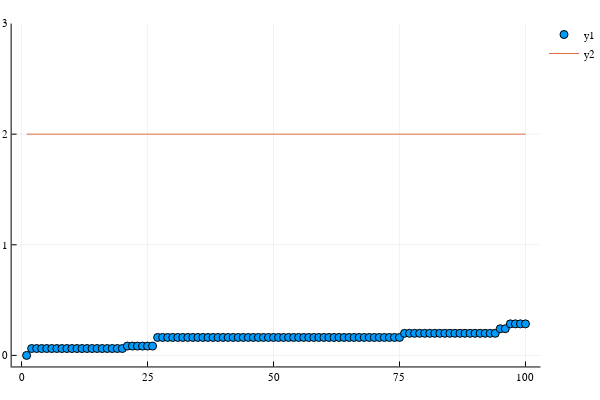

Write notebook code for a chart like this one.
### Code cell
using Plots
plotlyjs()
scatter(seq,ylims=(-0.1,M+1))
plot!([i for i in 1:length(seq)], [M for i in 1:length(seq)])

### Figure 1 — Plotly figure (JSON) as saved in the notebook; plotly's stock layout.template omitted (floating-point values rounded to 4 significant figures)
{"data": [{"colorbar": {"title": ""}, "marker": {"color": ["rgba(0, 154, 250, 1.000)", "rgba(0, 154, 250, 1.000)", "rgba(0, 154, 250, 1.000)", "rgba(0, 154, 250, 1.000)", "rgba(0, 154, 250, 1.000)", "rgba(0, 154, 250, 1.000)", "rgba(0, 154, 250, 1.000)", "rgba(0, 154, 250, 1.000)", "rgba(0, 154, 250, 1.000)", "rgba(0, 154, 250, 1.000)", "rgba(0, 154, 250, 1.000)", "rgba(0, 154, 250, 1.000)", "rgba(0, 154, 250, 1.000)", "rgba(0, 154, 250, 1.000)", "rgba(0, 154, 250, 1.000)", "rgba(0, 154, 250, 1.000)", "rgba(0, 154, 250, 1.000)", "rgba(0, 154, 250, 1.000)", "rgba(0, 154, 250, 1.000)", "rgba(0, 154, 250, 1.000)", "rgba(0, 154, 250, 1.000)", "rgba(0, 154, 250, 1.000)", "rgba(0, 154, 250, 1.000)", "rgba(0, 154, 250, 1.000)", "rgba(0, 154, 250, 1.000)", "rgba(0, 154, 250, 1.000)", "rgba(0, 154, 250, 1.000)", "rgba(0, 154, 250, 1.000)", "rgba(0, 154, 250, 1.000)", "rgba(0, 154, 250, 1.000)", "rgba(0, 154, 250, 1.000)", "rgba(0, 154, 250, 1.000)", "rgba(0, 154, 250, 1.000)", "rgba(0, 154, 250, 1.000)", "rgba(0, 154, 250, 1.000)", "rgba(0, 154, 250, 1.000)", "rgba(0, 154, 250, 1.000)", "rgba(0, 154, 250, 1.000)", "rgba(0, 154, 250, 1.000)", "rgba(0, 154, 250, 1.000)", "rgba(0, 154, 250, 1.000)", "rgba(0, 154, 250, 1.000)", "rgba(0, 154, 250, 1.000)", "rgba(0, 154, 250, 1.000)", "rgba(0, 154, 250, 1.000)", "rgba(0, 154, 250, 1.000)", "rgba(0, 154, 250, 1.000)", "rgba(0, 154, 250, 1.000)", "rgba(0, 154, 250, 1.000)", "rgba(0, 154, 250, 1.000)", "rgba(0, 154, 250, 1.000)", "rgba(0, 154, 250, 1.000)", "rgba(0, 154, 250, 1.000)", "rgba(0, 154, 250, 1.000)", "rgba(0, 154, 250, 1.000)", "rgba(0, 154, 250, 1.000)", "rgba(0, 154, 250, 1.000)", "rgba(0, 154, 250, 1.000)", "rgba(0, 154, 250, 1.000)", "rgba(0, 154, 250, 1.000)", "rgba(0, 154, 250, 1.000)", "rgba(0, 154, 250, 1.000)", "rgba(0, 154, 250, 1.000)", "rgba(0, 154, 250, 1.000)", "rgba(0, 154, 250, 1.000)", "rgba(0, 154, 250, 1.000)", "rgba(0, 154, 250, 1.000)", "rgba(0, 154, 250, 1.000)", "rgba(0, 154, 250, 1.000)", "rgba(0, 154, 250, 1.000)", "rgba(0, 154, 250, 1.000)", "rgba(0, 154, 250, 1.000)", "rgba(0, 154, 250, 1.000)", "rgba(0, 154, 250, 1.000)", "rgba(0, 154, 250, 1.000)", "rgba(0, 154, 250, 1.000)", "rgba(0, 154, 250, 1.000)", "rgba(0, 154, 250, 1.000)", "rgba(0, 154, 250, 1.000)", "rgba(0, 154, 250, 1.000)", "rgba(0, 154, 250, 1.000)", "rgba(0, 154, 250, 1.000)", "rgba(0, 154, 250, 1.000)", "rgba(0, 154, 250, 1.000)", "rgba(0, 154, 250, 1.000)", "rgba(0, 154, 250, 1.000)", "rgba(0, 154, 250, 1.000)", "rgba(0, 154, 250, 1.000)", "rgba(0, 154, 250, 1.000)", "rgba(0, 154, 250, 1.000)", "rgba(0, 154, 250, 1.000)", "rgba(0, 154, 250, 1.000)", "rgba(0, 154, 250, 1.000)", "rgba(0, 154, 250, 1.000)", "rgba(0, 154, 250, 1.000)", "rgba(0, 154, 250, 1.000)", "rgba(0, 154, 250, 1.000)", "rgba(0, 154, 250, 1.000)", "rgba(0, 154, 250, 1.000)", "rgba(0, 154, 250, 1.000)"], "line": {"color": ["rgba(0, 0, 0, 1.000)", "rgba(0, 0, 0, 1.000)", "rgba(0, 0, 0, 1.000)", "rgba(0, 0, 0, 1.000)", "rgba(0, 0, 0, 1.000)", "rgba(0, 0, 0, 1.000)", "rgba(0, 0, 0, 1.000)", "rgba(0, 0, 0, 1.000)", "rgba(0, 0, 0, 1.000)", "rgba(0, 0, 0, 1.000)", "rgba(0, 0, 0, 1.000)", "rgba(0, 0, 0, 1.000)", "rgba(0, 0, 0, 1.000)", "rgba(0, 0, 0, 1.000)", "rgba(0, 0, 0, 1.000)", "rgba(0, 0, 0, 1.000)", "rgba(0, 0, 0, 1.000)", "rgba(0, 0, 0, 1.000)", "rgba(0, 0, 0, 1.000)", "rgba(0, 0, 0, 1.000)", "rgba(0, 0, 0, 1.000)", "rgba(0, 0, 0, 1.000)", "rgba(0, 0, 0, 1.000)", "rgba(0, 0, 0, 1.000)", "rgba(0, 0, 0, 1.000)", "rgba(0, 0, 0, 1.000)", "rgba(0, 0, 0, 1.000)", "rgba(0, 0, 0, 1.000)", "rgba(0, 0, 0, 1.000)", "rgba(0, 0, 0, 1.000)", "rgba(0, 0, 0, 1.000)", "rgba(0, 0, 0, 1.000)", "rgba(0, 0, 0, 1.000)", "rgba(0, 0, 0, 1.000)", "rgba(0, 0, 0, 1.000)", "rgba(0, 0, 0, 1.000)", "rgba(0, 0, 0, 1.000)", "rgba(0, 0, 0, 1.000)", "rgba(0, 0, 0, 1.000)", "rgba(0, 0, 0, 1.000)", "rgba(0, 0, 0, 1.000)", "rgba(0, 0, 0, 1.000)", "rgba(0, 0, 0, 1.000)", "rgba(0, 0, 0, 1.000)", "rgba(0, 0, 0, 1.000)", "rgba(0, 0, 0, 1.000)", "rgba(0, 0, 0, 1.000)", "rgba(0, 0, 0, 1.000)", "rgba(0, 0, 0, 1.000)", "rgba(0, 0, 0, 1.000)", "rgba(0, 0, 0, 1.000)", "rgba(0, 0, 0, 1.000)", "rgba(0, 0, 0, 1.000)", "rgba(0, 0, 0, 1.000)", "rgba(0, 0, 0, 1.000)", "rgba(0, 0, 0, 1.000)", "rgba(0, 0, 0, 1.000)", "rgba(0, 0, 0, 1.000)", "rgba(0, 0, 0, 1.000)", "rgba(0, 0, 0, 1.000)", "rgba(0, 0, 0, 1.000)", "rgba(0, 0, 0, 1.000)", "rgba(0, 0, 0, 1.000)", "rgba(0, 0, 0, 1.000)", "rgba(0, 0, 0, 1.000)", "rgba(0, 0, 0, 1.000)", "rgba(0, 0, 0, 1.000)", "rgba(0, 0, 0, 1.000)", "rgba(0, 0, 0, 1.000)", "rgba(0, 0, 0, 1.000)", "rgba(0, 0, 0, 1.000)", "rgba(0, 0, 0, 1.000)", "rgba(0, 0, 0, 1.000)", "rgba(0, 0, 0, 1.000)", "rgba(0, 0, 0, 1.000)", "rgba(0, 0, 0, 1.000)", "rgba(0, 0, 0, 1.000)", "rgba(0, 0, 0, 1.000)", "rgba(0, 0, 0, 1.000)", "rgba(0, 0, 0, 1.000)", "rgba(0, 0, 0, 1.000)", "rgba(0, 0, 0, 1.000)", "rgba(0, 0, 0, 1.000)", "rgba(0, 0, 0, 1.000)", "rgba(0, 0, 0, 1.000)", "rgba(0, 0, 0, 1.000)", "rgba(0, 0, 0, 1.000)", "rgba(0, 0, 0, 1.000)", "rgba(0, 0, 0, 1.000)", "rgba(0, 0, 0, 1.000)", "rgba(0, 0, 0, 1.000)", "rgba(0, 0, 0, 1.000)", "rgba(0, 0, 0, 1.000)", "rgba(0, 0, 0, 1.000)", "rgba(0, 0, 0, 1.000)", "rgba(0, 0, 0, 1.000)", "rgba(0, 0, 0, 1.000)", "rgba(0, 0, 0, 1.000)", "rgba(0, 0, 0, 1.000)", "rgba(0, 0, 0, 1.000)"], "width": 1}, "size": 8, "symbol": "circle"}, "mode": "markers", "name": "y1", "showlegend": true, "type": "scatter", "x": [1, 2, 3, 4, 5, 6, 7, 8, 9, 10, 11, 12, 13, 14, 15, 16, 17, 18, 19, 20, 21, 22, 23, 24, 25, 26, 27, 28, 29, 30, 31, 32, 33, 34, 35, 36, 37, 38, 39, 40, 41, 42, 43, 44, 45, 46, 47, 48, 49, 50, 51, 52, 53, 54, 55, 56, 57, 58, 59, 60, 61, 62, 63, 64, 65, 66, 67, 68, 69, 70, 71, 72, 73, 74, 75, 76, 77, 78, 79, 80, 81, 82, 83, 84, 85, 86, 87, 88, 89, 90, 91, 92, 93, 94, 95, 96, 97, 98, 99, 100], "xaxis": "x1", "y": [0, 0.06213, 0.06213, 0.06213, 0.06213, 0.06213, 0.06213, 0.06213, 0.06213, 0.06213, 0.06213, 0.06213, 0.06213, 0.06213, 0.06213, 0.06213, 0.06213, 0.06213, 0.06213, 0.06213, 0.08409, 0.08409, 0.08409, 0.08409, 0.08409, 0.08409, 0.1625, 0.1625, 0.1625, 0.1625, 0.1625, 0.1625, 0.1625, 0.1625, 0.1625, 0.1625, 0.1625, 0.1625, 0.1625, 0.1625, 0.1625, 0.1625, 0.1625, 0.1625, 0.1625, 0.1625, 0.1625, 0.1625, 0.1625, 0.1625, 0.1625, 0.1625, 0.1625, 0.1625, 0.1625, 0.1625, 0.1625, 0.1625, 0.1625, 0.1625, 0.1625, 0.1625, 0.1625, 0.1625, 0.1625, 0.1625, 0.1625, 0.1625, 0.1625, 0.1625, 0.1625, 0.1625, 0.1625, 0.1625, 0.1625, 0.1997, 0.1997, 0.1997, 0.1997, 0.1997, 0.1997, 0.1997, 0.1997, 0.1997, 0.1997, 0.1997, 0.1997, 0.1997, 0.1997, 0.1997, 0.1997, 0.1997, 0.1997, 0.1997, 0.241, 0.241, 0.2849, 0.2849, 0.2849, 0.2849], "yaxis": "y1"}, {"colorbar": {"title": ""}, "line": {"color": "rgba(227, 111, 71, 1.000)", "dash": "solid", "shape": "linear", "width": 1}, "mode": "lines", "name": "y2", "showlegend": true, "type": "scatter", "x": [1, 2, 3, 4, 5, 6, 7, 8, 9, 10, 11, 12, 13, 14, 15, 16, 17, 18, 19, 20, 21, 22, 23, 24, 25, 26, 27, 28, 29, 30, 31, 32, 33, 34, 35, 36, 37, 38, 39, 40, 41, 42, 43, 44, 45, 46, 47, 48, 49, 50, 51, 52, 53, 54, 55, 56, 57, 58, 59, 60, 61, 62, 63, 64, 65, 66, 67, 68, 69, 70, 71, 72, 73, 74, 75, 76, 77, 78, 79, 80, 81, 82, 83, 84, 85, 86, 87, 88, 89, 90, 91, 92, 93, 94, 95, 96, 97, 98, 99, 100], "xaxis": "x1", "y": [2, 2, 2, 2, 2, 2, 2, 2, 2, 2, 2, 2, 2, 2, 2, 2, 2, 2, 2, 2, 2, 2, 2, 2, 2, 2, 2, 2, 2, 2, 2, 2, 2, 2, 2, 2, 2, 2, 2, 2, 2, 2, 2, 2, 2, 2, 2, 2, 2, 2, 2, 2, 2, 2, 2, 2, 2, 2, 2, 2, 2, 2, 2, 2, 2, 2, 2, 2, 2, 2, 2, 2, 2, 2, 2, 2, 2, 2, 2, 2, 2, 2, 2, 2, 2, 2, 2, 2, 2, 2, 2, 2, 2, 2, 2, 2, 2, 2, 2, 2], "yaxis": "y1"}], "layout": {"annotations": [], "height": 400, "legend": {"bgcolor": "rgba(255, 255, 255, 1.000)", "bordercolor": "rgba(0, 0, 0, 1.000)", "font": {"color": "rgba(0, 0, 0, 1.000)", "family": "sans-serif", "size": 11}, "x": 1, "y": 1}, "margin": {"b": 20, "l": 0, "r": 0, "t": 20}, "paper_bgcolor": "rgba(255, 255, 255, 1.000)", "plot_bgcolor": "rgba(255, 255, 255, 1.000)", "showlegend": true, "width": 600, "xaxis1": {"anchor": "y1", "domain": [0.02138, 0.9934], "gridcolor": "rgba(0, 0, 0, 0.100)", "gridwidth": 0.5, "linecolor": "rgba(0, 0, 0, 1.000)", "mirror": false, "range": [-1.97, 103.0], "showgrid": true, "showline": true, "showticklabels": true, "tickangle": 0, "tickcolor": "rgb(0, 0, 0)", "tickfont": {"color": "rgba(0, 0, 0, 1.000)", "family": "sans-serif", "size": 11}, "tickmode": "array", "ticks": "inside", "ticktext": ["0", "25", "50", "75", "100"], "tickvals": [0, 25, 50, 75, 100], "title": "", "titlefont": {"color": "rgba(0, 0, 0, 1.000)", "family": "sans-serif", "size": 15}, "type": "-", "visible": true, "zeroline": false, "zerolinecolor": "rgba(0, 0, 0, 1.000)"}, "yaxis1": {"anchor": "x1", "domain": [0.03762, 0.9902], "gridcolor": "rgba(0, 0, 0, 0.100)", "gridwidth": 0.5, "linecolor": "rgba(0, 0, 0, 1.000)", "mirror": false, "range": [-0.1, 3], "showgrid": true, "showline": true, "showticklabels": true, "tickangle": 0, "tickcolor": "rgb(0, 0, 0)", "tickfont": {"color": "rgba(0, 0, 0, 1.000)", "family": "sans-serif", "size": 11}, "tickmode": "array", "ticks": "inside", "ticktext": ["0", "1", "2", "3"], "tickvals": [0, 1, 2, 3], "title": "", "titlefont": {"color": "rgba(0, 0, 0, 1.000)", "family": "sans-serif", "size": 15}, "type": "-", "visible": true, "zeroline": false, "zerolinecolor": "rgba(0, 0, 0, 1.000)"}}}
